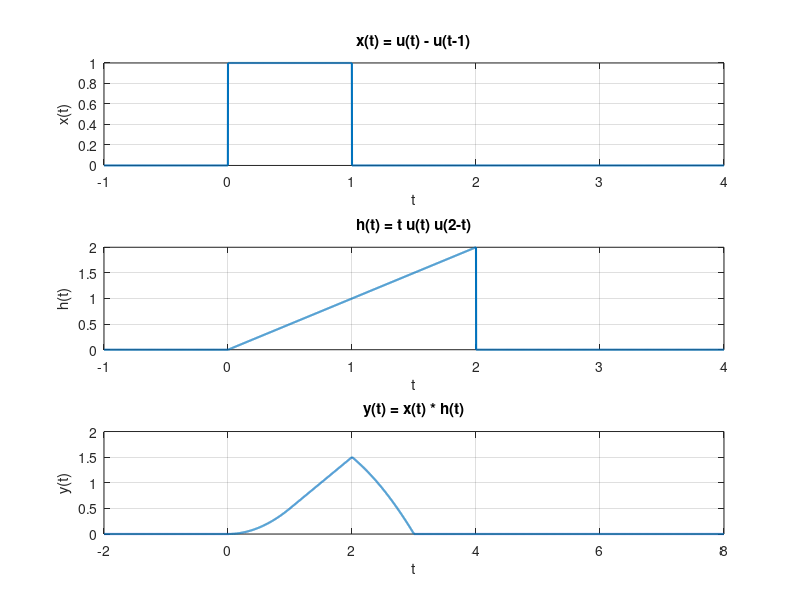

Write the MATLAB code that produced this figure.
% Time step and axis
dt = 0.001;
t  = -1:dt:4;    % wide enough to see everything

% Unit step function
u = @(x) double(x >= 0);

% Define signals:
% x(t) = u(t) - u(t-1)  (rectangular pulse on [0,1])
x = u(t) - u(t - 1);

% h(t) = t * u(t) * u(2 - t)  (ramp from 0 to 2)
h = t .* u(t) .* u(2 - t);

% Convolution (numerical)
y = conv(x, h) * dt;

% Time axis for convolution result
t_conv = (t(1) + t(1)) : dt : (t(end) + t(end));

% Plot
figure;

subplot(3,1,1);
plot(t, x, 'LineWidth', 1.5); grid on;
title('x(t) = u(t) - u(t-1)');
xlabel('t'); ylabel('x(t)');

subplot(3,1,2);
plot(t, h, 'LineWidth', 1.5); grid on;
title('h(t) = t u(t) u(2-t)');
xlabel('t'); ylabel('h(t)');

subplot(3,1,3);
plot(t_conv, y, 'LineWidth', 1.5); grid on;
title('y(t) = x(t) * h(t)');
xlabel('t'); ylabel('y(t)');
